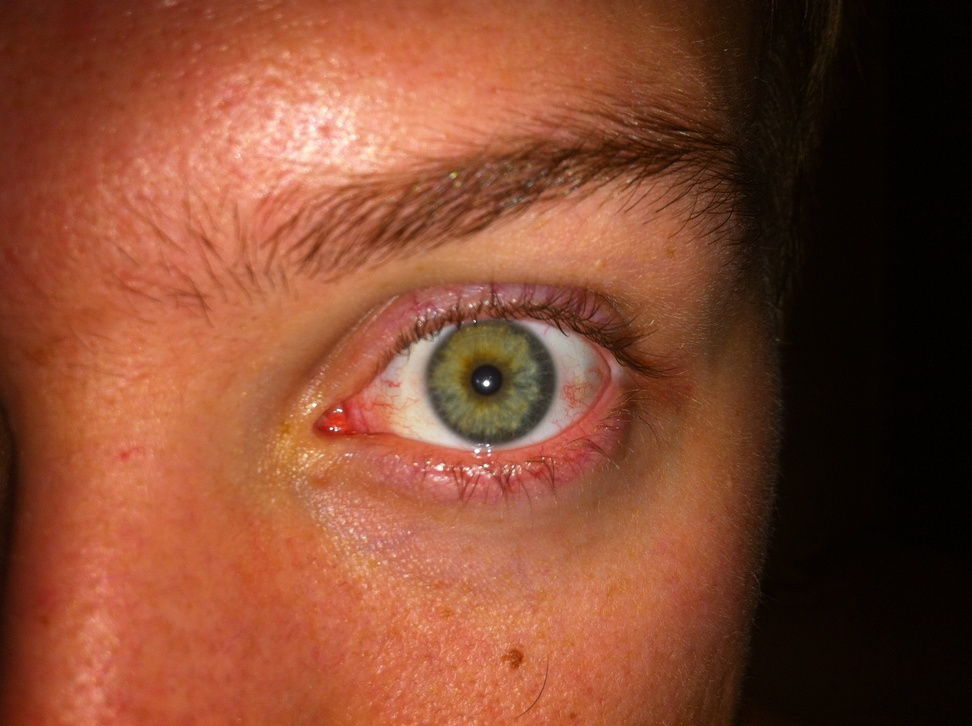
#> input picture ProcessamentoDeImagem/separaIris/002_L_03.JPG, 972 x 726 px, shrunk from 2592 x 1936 before the run, found by its file name
$ python man.py
#> lines starting #> are read from the running program, lines starting #| are printed output that depends on the picture; after the words box and inside, x2 and y2 are one past the last pixel; in counts of white or black regions, pixels touching at a corner belong together
# Maria Júlia Testoni
# Separar a iris

import cv2
import matplotlib.pyplot as plt
import numpy as np

image = cv2.imread('002_L_03.jpg')
#> image is the input picture: shape (726, 972, 3); mean B, G, R 48.9, 72.6, 132

roi = cv2.cvtColor(image, cv2.COLOR_BGR2GRAY)
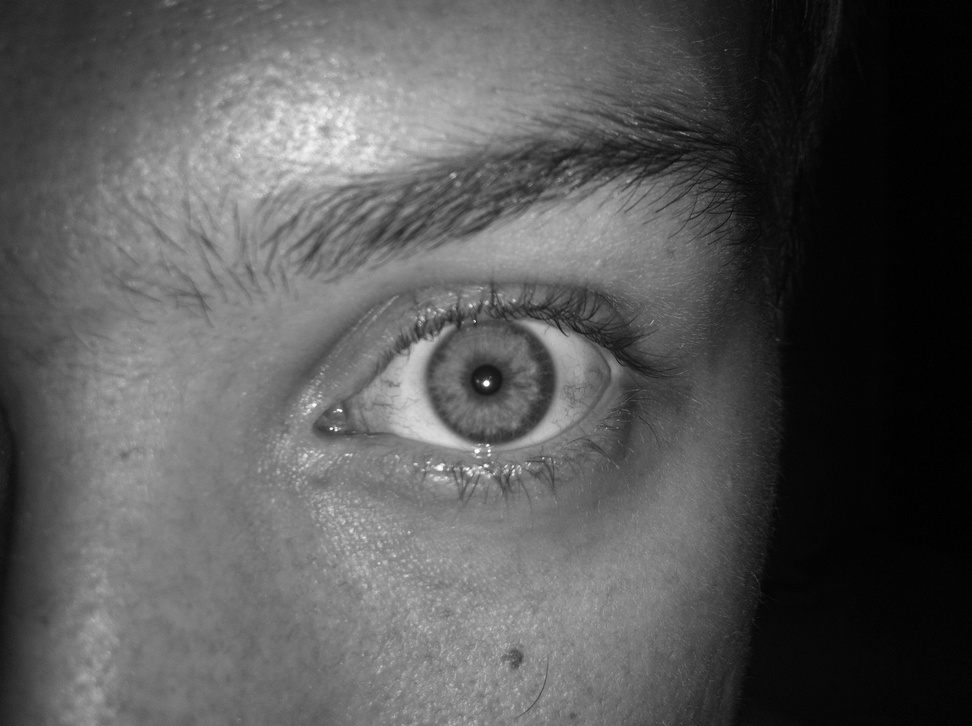
#> roi: shape (726, 972); min 0, max 255, mean 87.6

## Identificação do olho inteiro
# Aplica um Treshold para otimizar o processamento
_, threshold = cv2.threshold(roi, 100, 255, cv2.THRESH_BINARY)
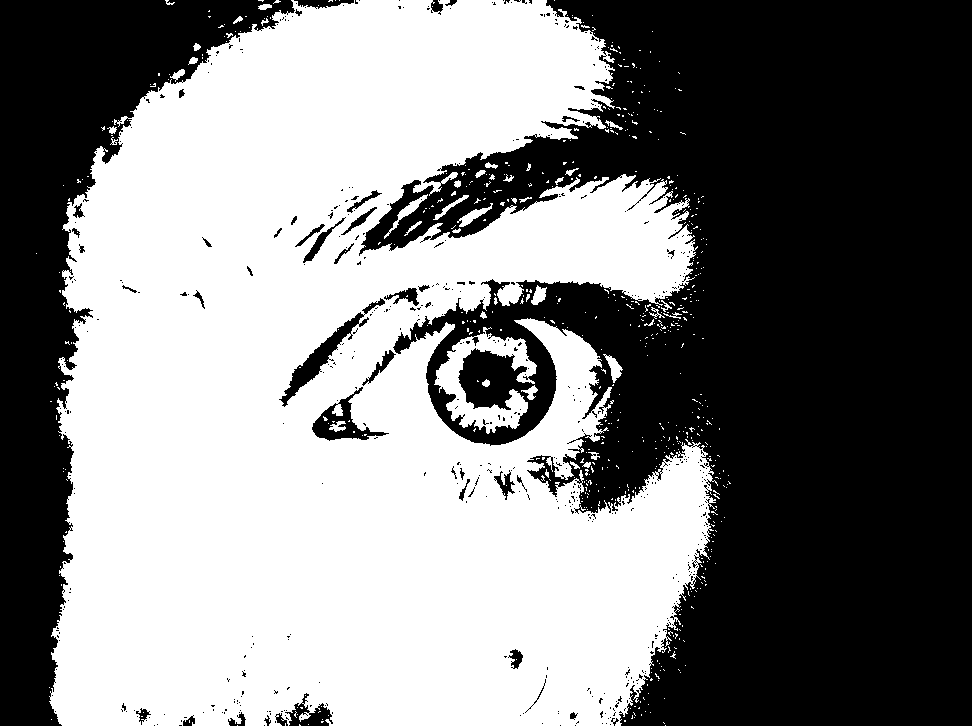
#> threshold: shape (726, 972); 51.3% white; 527 black regions (483 under 20 px), largest, box (x1, y1, x2, y2) and area: (359, 0, 972, 726) 268677, (0, 0, 295, 726) 66756, (279, 298, 385, 407) 1631

# Aplica o algoritmo, param1 = valor do parametro.
circles = cv2.HoughCircles(threshold,cv2.HOUGH_GRADIENT,2,200, param1=20,param2=20,minRadius=180,maxRadius=184)
#> circles = None
#> (the run stopped early here; a loop or call above may not have finished)

$ run again, with ProcessamentoDeImagem/separaIris/004_L_02.JPG copied over ProcessamentoDeImagem/separaIris/002_L_03.JPG
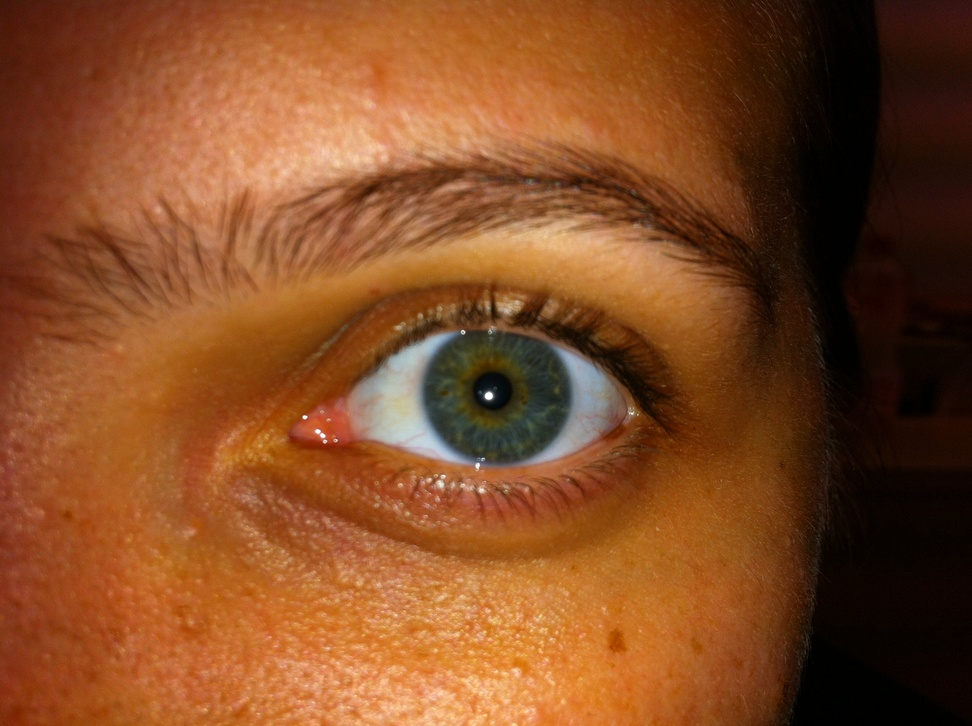
#> input picture ProcessamentoDeImagem/separaIris/004_L_02.JPG, 972 x 726 px, shrunk from 2592 x 1936 before the run, found by its file name
#> image is the input picture: shape (726, 972, 3); mean B, G, R 37.1, 74.7, 130.4
#> `_, threshold = cv2.threshold(roi, 100, 255, cv2.THRESH_BINARY)`:
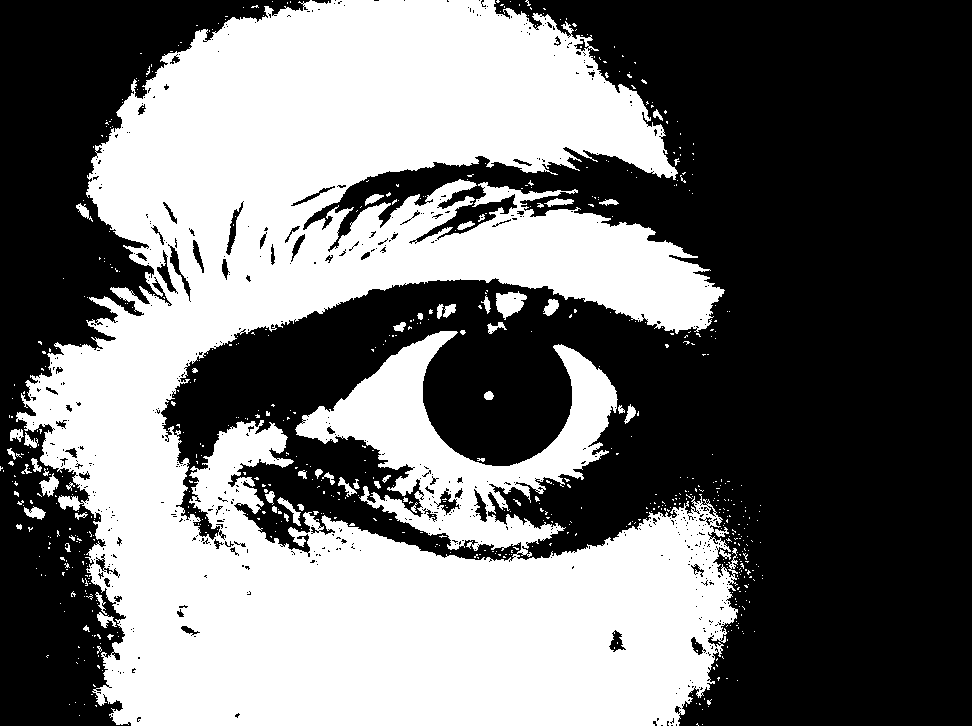
#> threshold: shape (726, 972); 44.5% white; 682 white regions (627 under 20 px), largest, box (x1, y1, x2, y2) and area: (16, 0, 738, 726) 307935, (496, 291, 527, 320) 557, (39, 473, 59, 497) 235
#> `circles = cv2.HoughCircles(threshold,cv2.HOUGH_GRADIENT,2,200, param1=..`: circles = [[477, 359, 180.7]]
#> `circles = np.uint16(np.around(circles))`: circles = [[477, 359, 181]]
#> the loop `for i in circles[0,:]:` made 1 pass
#> after the loop `for i in circles[0,:]:`:
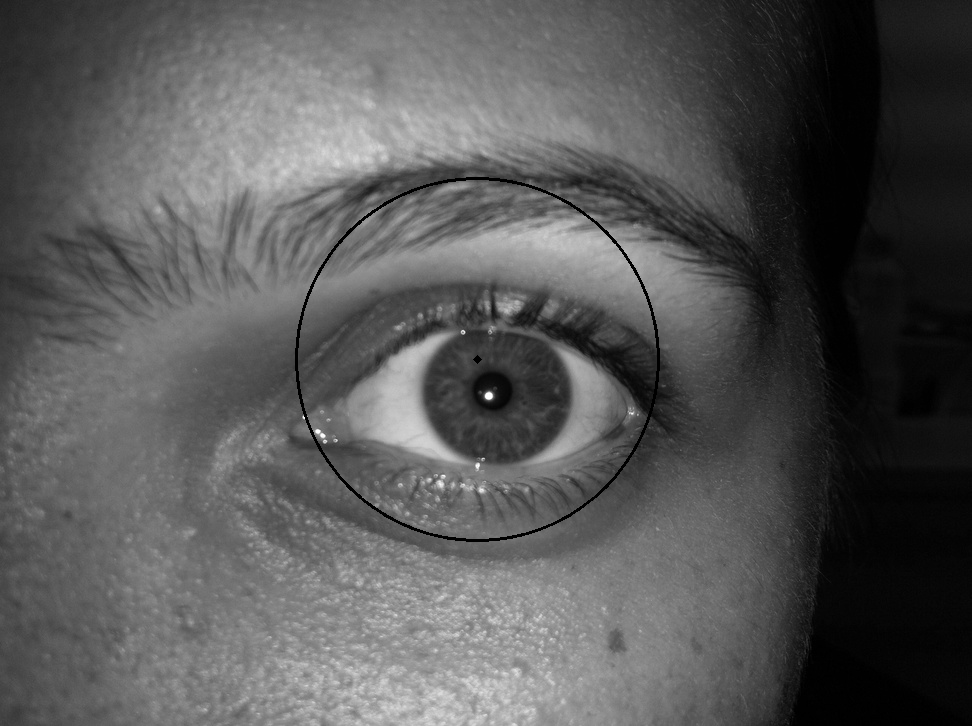
#> roi: shape (726, 972); min 0, max 255, mean 86.6

$ run again, with ProcessamentoDeImagem/separaIris/002_R_01.JPG copied over ProcessamentoDeImagem/separaIris/002_L_03.JPG
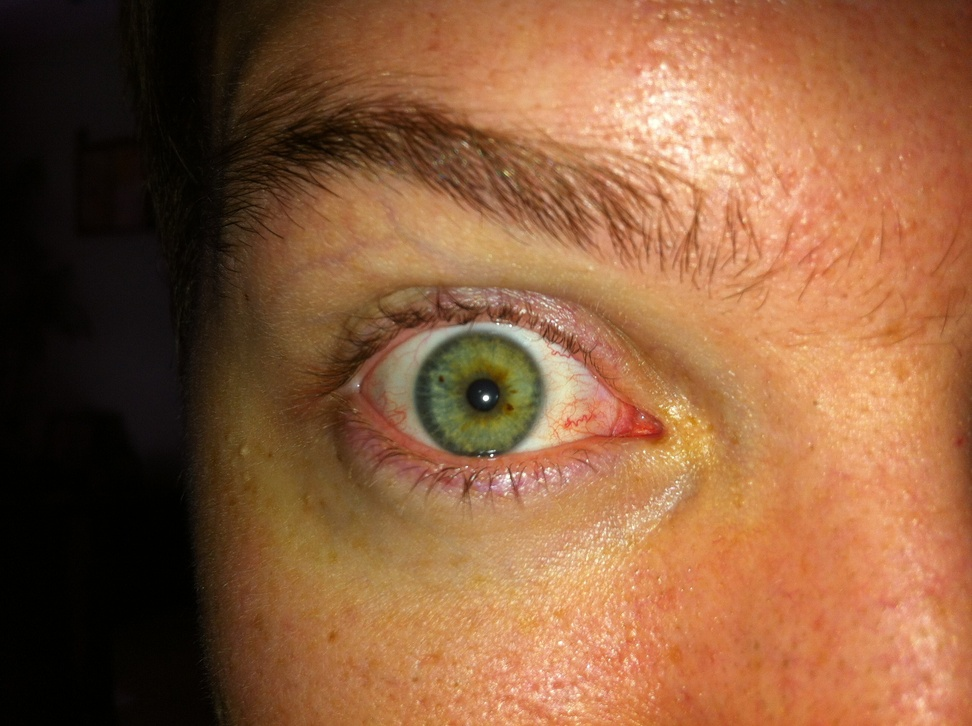
#> input picture ProcessamentoDeImagem/separaIris/002_R_01.JPG, 972 x 726 px, shrunk from 2592 x 1936 before the run, found by its file name
#> image is the input picture: shape (726, 972, 3); mean B, G, R 60.3, 92.6, 138.5
#> `roi = cv2.cvtColor(image, cv2.COLOR_BGR2GRAY)`:
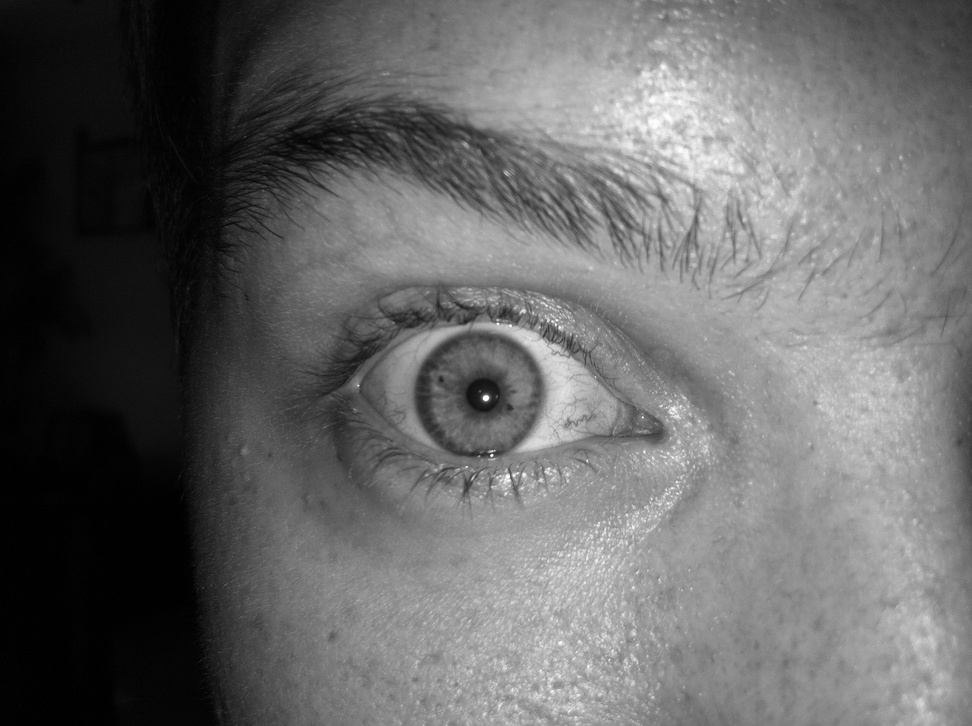
#> roi: shape (726, 972); min 0, max 254, mean 102.7
#> `_, threshold = cv2.threshold(roi, 100, 255, cv2.THRESH_BINARY)`:
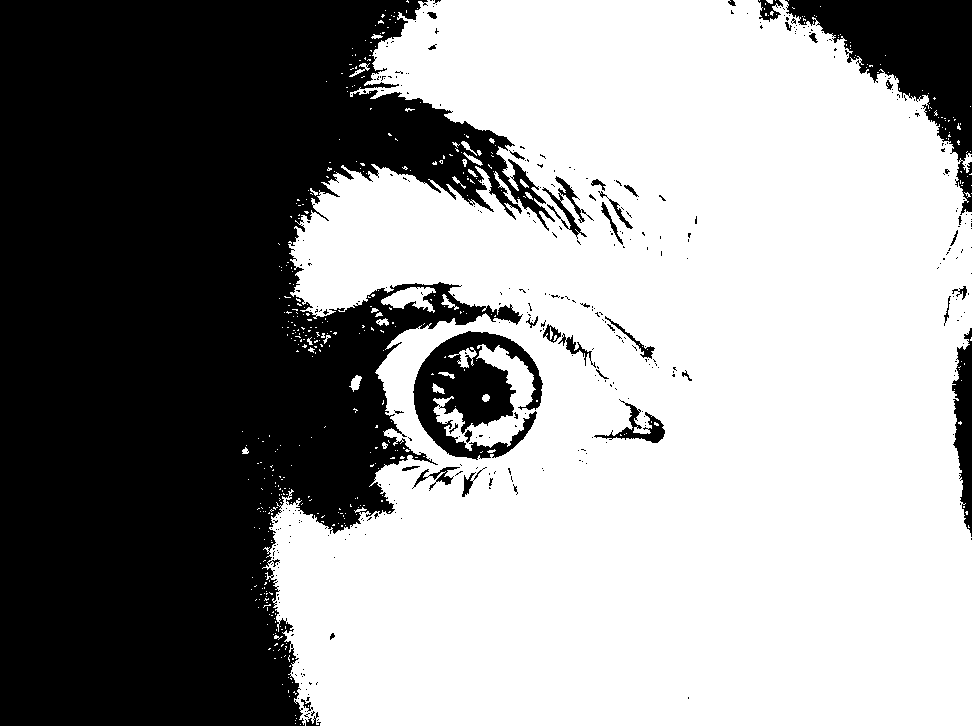
#> threshold: shape (726, 972); 58.8% white; 376 black regions (339 under 20 px), largest, box (x1, y1, x2, y2) and area: (0, 0, 555, 726) 259751, (785, 0, 972, 215) 14829, (413, 331, 543, 460) 8661
#> circles = None
